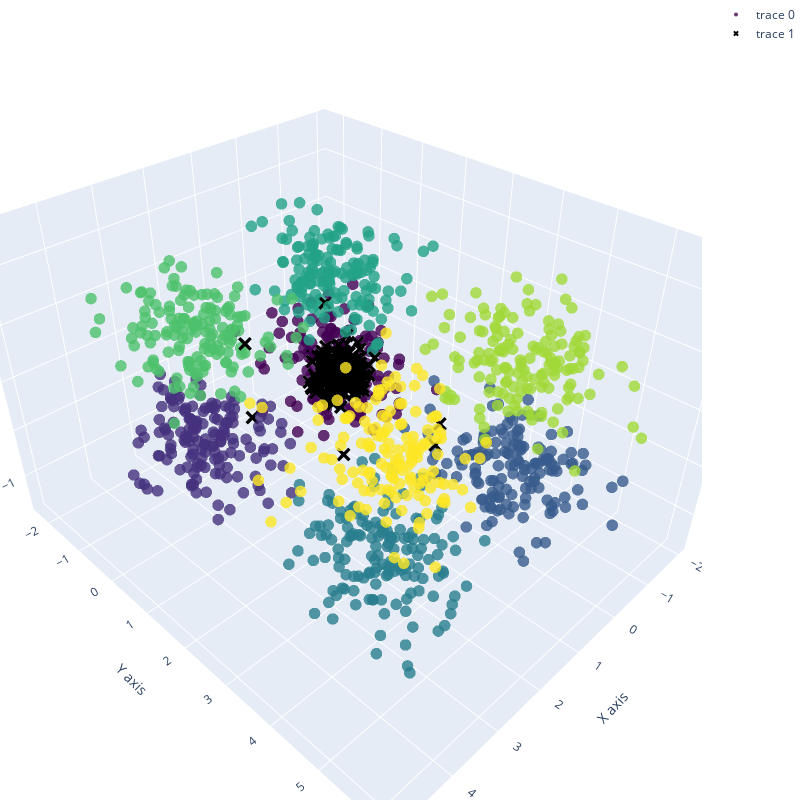

The cell this chart's notebook holds for it:
### Code cell
dim = int(np.sqrt(5*np.sqrt(cube_arr.shape[0])))
som_cube = SOM(dim, dim, 3)
som_cube.train(X=cube_arr, epoch=50, width=0.3, learningRate=0.0001, neighborFun=derivGauss)
plotResults(som_cube, cube, 3, f"", True)

### Figure 1 — Plotly figure (JSON) as saved in the notebook; plotly's stock layout.template omitted (floating-point values rounded to 4 significant figures; data arrays with more than 128 entries replaced by an {"elided": "..."} marker saying what was removed)
{"data": [{"marker": {"color": {"elided": "1200 int values"}, "colorscale": [[0.0, "#440154"], [0.1111, "#482878"], [0.2222, "#3e4989"], [0.3333, "#31688e"], [0.4444, "#26828e"], [0.5556, "#1f9e89"], [0.6667, "#35b779"], [0.7778, "#6ece58"], [0.8889, "#b5de2b"], [1.0, "#fde725"]], "opacity": 0.8, "size": 4}, "mode": "markers", "x": {"elided": "1200 float values"}, "y": {"elided": "1200 float values"}, "z": {"elided": "1200 float values"}, "type": "scatter3d"}, {"marker": {"color": "black", "opacity": 1, "size": 5, "symbol": "x"}, "mode": "markers", "x": {"elided": "169 float values"}, "y": {"elided": "169 float values"}, "z": {"elided": "169 float values"}, "type": "scatter3d"}], "layout": {"margin": {"l": 0, "r": 0, "b": 0, "t": 0}, "title": {"text": ""}, "width": 800, "height": 800, "scene": {"xaxis": {"title": {"text": "X axis"}}, "yaxis": {"title": {"text": "Y axis"}}, "zaxis": {"title": {"text": "Z axis"}}}}}
